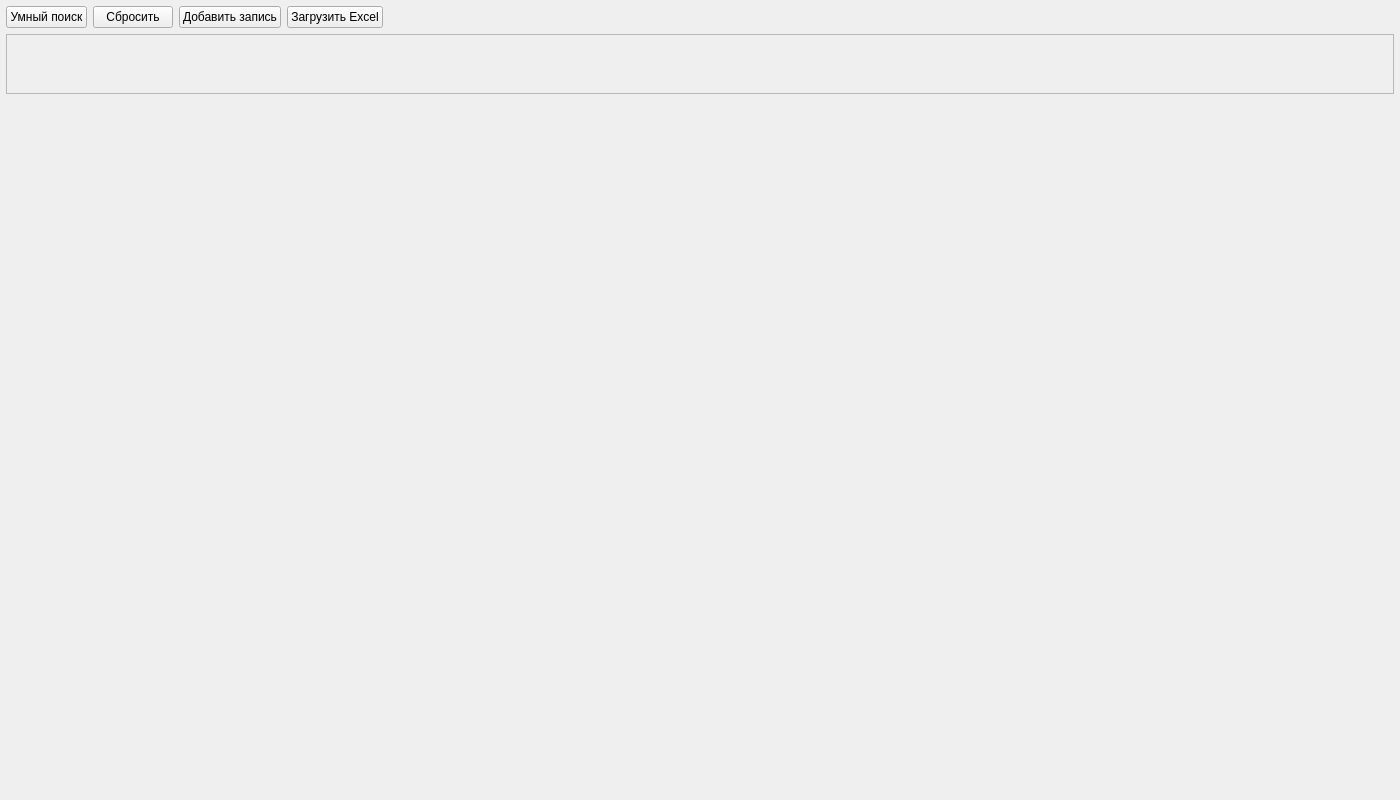
<?xml version="1.0" encoding="UTF-8"?>
<ui version="4.0">
 <class>MainWindow</class>
 <widget class="QMainWindow" name="MainWindow">
  <property name="geometry">
   <rect>
    <x>0</x>
    <y>0</y>
    <width>1400</width>
    <height>800</height>
   </rect>
  </property>
  <property name="windowTitle">
   <string>Умная таблица с фильтром</string>
  </property>
  <widget class="QWidget" name="centralwidget">
   <layout class="QVBoxLayout" name="mainLayout">
    <property name="leftMargin">
     <number>6</number>
    </property>
    <property name="topMargin">
     <number>6</number>
    </property>
    <property name="rightMargin">
     <number>6</number>
    </property>
    <property name="bottomMargin">
     <number>6</number>
    </property>
    <item>
     <layout class="QHBoxLayout" name="toolbarLayout">
      <property name="topMargin">
       <number>0</number>
      </property>
      <property name="bottomMargin">
       <number>0</number>
      </property>
      <item>
       <widget class="QPushButton" name="btnSmartSearch">
        <property name="text">
        <string>Умный поиск</string>
        </property>
        <property name="icon">
        <iconset resource="../../resources/resources_rc.qrc">
          <normaloff>:/icon/icons/arrow_down.png</normaloff>:/icon/icons/arrow_down.png
        </iconset>
        </property>
        <property name="iconSize">
        <size>
          <width>24</width>
          <height>24</height>
        </size>
        </property>
      </widget>
      </item>
      <item>
       <widget class="QPushButton" name="btnReset">
        <property name="text">
         <string>Сбросить</string>
        </property>
        <property name="icon">
         <iconset resource="../../resources/resources_rc.qrc">
          <normaloff>:/icon/icons/reset.png</normaloff>:/icon/icons/reset.png
         </iconset>
        </property>
        <property name="iconSize">
         <size>
          <width>24</width>
          <height>24</height>
         </size>
        </property>
       </widget>
      </item>
      <item>
       <widget class="QPushButton" name="btnAddRecord">
        <property name="text">
         <string>Добавить запись</string>
        </property>
        <property name="icon">
         <iconset resource="../../resources/resources_rc.qrc">
          <normaloff>:/icon/icons/add.png</normaloff>:/icon/icons/add.png
         </iconset>
        </property>
        <property name="iconSize">
         <size>
          <width>24</width>
          <height>24</height>
         </size>
        </property>
       </widget>
      </item>
      <item>
       <widget class="QPushButton" name="btnLoad">
        <property name="text">
         <string>Загрузить Excel</string>
        </property>
        <property name="icon">
         <iconset resource="../../resources/resources_rc.qrc">
          <normaloff>:/icon/icons/open.png</normaloff>:/icon/icons/open.png
         </iconset>
        </property>
        <property name="iconSize">
         <size>
          <width>24</width>
          <height>24</height>
         </size>
        </property>
       </widget>
      </item>
      <item>
       <spacer name="horizontalSpacer">
        <property name="orientation">
         <enum>Qt::Horizontal</enum>
        </property>
        <property name="sizeHint" stdset="0">
         <size>
          <width>40</width>
          <height>20</height>
         </size>
        </property>
       </spacer>
      </item>
     </layout>
    </item>
    <item>
     <widget class="QWidget" name="searchPanelContainer" native="true">
      <property name="maximumSize">
       <size>
        <width>16777215</width>
        <height>60</height>
       </size>
      </property>
      <property name="visible">
       <bool>false</bool>
      </property>
      <layout class="QHBoxLayout" name="searchPanelLayout">
       <property name="leftMargin">
        <number>0</number>
       </property>
       <property name="topMargin">
        <number>0</number>
       </property>
       <property name="rightMargin">
        <number>0</number>
       </property>
       <property name="bottomMargin">
        <number>0</number>
       </property>
       <item>
        <widget class="QFrame" name="searchPanel">
         <property name="frameShape">
          <enum>QFrame::StyledPanel</enum>
         </property>
         <property name="frameShadow">
          <enum>QFrame::Raised</enum>
         </property>
        </widget>
       </item>
      </layout>
     </widget>
    </item>
    <item>
     <widget class="QWidget" name="tableContainer" native="true">
      <layout class="QVBoxLayout" name="tableLayout">
       <property name="leftMargin">
        <number>0</number>
       </property>
       <property name="topMargin">
        <number>0</number>
       </property>
       <property name="rightMargin">
        <number>0</number>
       </property>
       <property name="bottomMargin">
        <number>0</number>
       </property>
      </layout>
     </widget>
    </item>
   </layout>
  </widget>
 </widget>
 <resources>
  <include location="../../resources/resources_rc.qrc"/>
 </resources>
 <connections/>
</ui>
